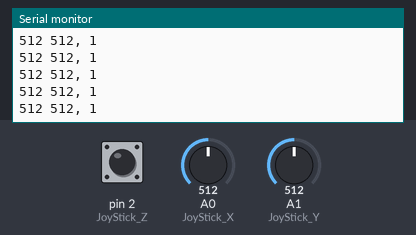
Recording of a sketch running on a simulated Arduino Uno, built with avr-gcc and run on an emulated ATmega328P. Parts: the last lines printed to the serial monitor. The inputs (shaded band) are chosen by the test bench; at power-on: A0 (JoyStick_X) = 512, A1 (JoyStick_Y) = 512, pin 2 (JoyStick_Z) HIGH.

Above: at 1.2 s.
1.3 s: A0 (JoyStick_X) set to 110
At 2.0 s:
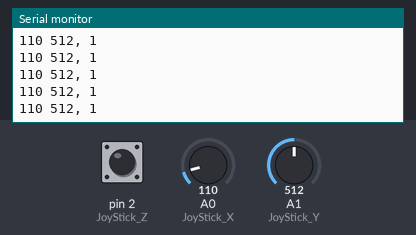
4.3 s: A0 (JoyStick_X) set to 90
At 5.1 s:
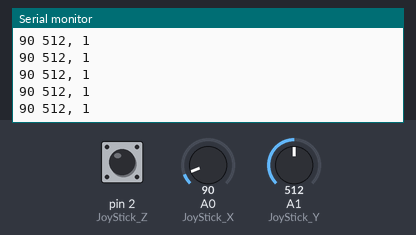
5.8 s: A0 (JoyStick_X) set to 11
At 6.7 s:
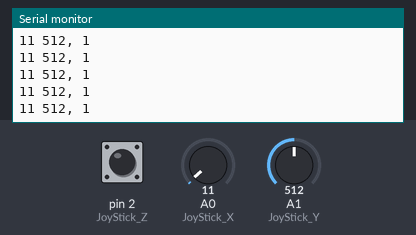
7.3 s: A0 (JoyStick_X) set to 8
At 8.2 s:
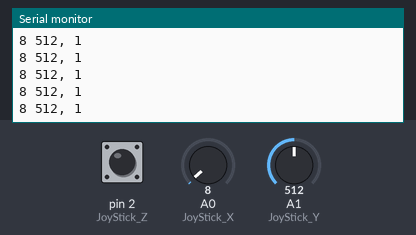
10.3 s: A1 (JoyStick_Y) set to 106
At 11.2 s:
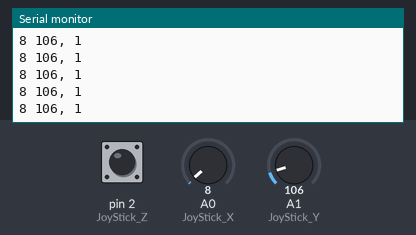
11.8 s: A1 (JoyStick_Y) set to 94
At 12.8 s:
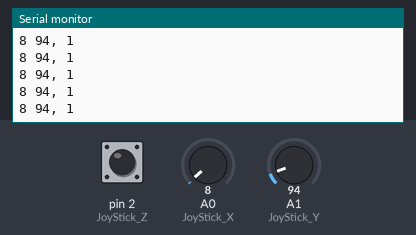
Timing chart, 0 to 14.3 s (numbered marks = the images above; inputs shaded):
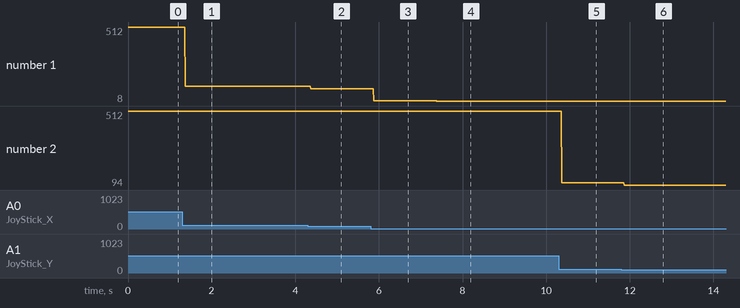

Measured:
- after the input at 1.3 s, the serial monitor: prints a new line after 0.07 s (image 1)
- after the input at 4.3 s, the serial monitor: prints a new line after 0.07 s (image 2)
- after the input at 5.8 s, the serial monitor: prints a new line after 0.08 s (image 3)
- after the input at 7.3 s, the serial monitor: prints a new line after 0.08 s (image 4)
- after the input at 10.3 s, the serial monitor: prints a new line after 0.07 s (image 5)
- after the input at 11.8 s, the serial monitor: prints a new line after 0.07 s (image 6)
- plotted number 1: 512 → 110 after the input at 1.3 s, 110 → 90 after the input at 4.3 s, 90 → 11 after the input at 5.8 s, 11 → 8 after the input at 7.3 s
- plotted number 2: 512 → 106 after the input at 10.3 s, 106 → 94 after the input at 11.8 s

The sketch:

ReadJoyStick.ino
```cpp
int JoyStick_X = A0; // x
int JoyStick_Y = A1; // y
int JoyStick_Z = 2; // key

void setup ()
{
  pinMode (JoyStick_X, INPUT);
  pinMode (JoyStick_Y, INPUT);
  pinMode (JoyStick_Z, INPUT_PULLUP);
  Serial.begin (9600); // 9600 bps
}

void loop ()
{
  int x, y, z;
  x = analogRead (JoyStick_X);  // 0 to 1023 - default 512 (mid)
  y = analogRead (JoyStick_Y);  // 0 to 1023 - default 512 (mid)
  z = digitalRead (JoyStick_Z); // 0 or 1 - default 1 (up)

  Serial.print (x, DEC);
  Serial.print (" ");
  Serial.print (y, DEC);
  Serial.print (", ");
  Serial.println (z, DEC);
}
```
